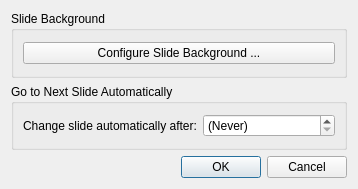
<?xml version="1.0" encoding="UTF-8"?>
<ui version="4.0">
 <class>SlideSettingsDialog</class>
 <widget class="QDialog" name="SlideSettingsDialog">
  <property name="geometry">
   <rect>
    <x>0</x>
    <y>0</y>
    <width>358</width>
    <height>189</height>
   </rect>
  </property>
  <property name="windowTitle">
   <string>Dialog</string>
  </property>
  <layout class="QVBoxLayout" name="verticalLayout_2">
   <item>
    <widget class="QGroupBox" name="boxConfigBg">
     <property name="title">
      <string>Slide Background</string>
     </property>
     <layout class="QVBoxLayout" name="verticalLayout">
      <item>
       <widget class="QPushButton" name="btnConfigBg">
        <property name="text">
         <string>Configure Slide Background ...</string>
        </property>
       </widget>
      </item>
     </layout>
    </widget>
   </item>
   <item>
    <widget class="QGroupBox" name="groupBox_2">
     <property name="title">
      <string>Go to Next Slide Automatically</string>
     </property>
     <layout class="QHBoxLayout" name="horizontalLayout">
      <item>
       <widget class="QLabel" name="label">
        <property name="text">
         <string>Change slide automatically after:</string>
        </property>
       </widget>
      </item>
      <item>
       <widget class="QDoubleSpinBox" name="slideChangeTime">
        <property name="specialValueText">
         <string>(Never)</string>
        </property>
        <property name="suffix">
         <string> seconds</string>
        </property>
       </widget>
      </item>
     </layout>
    </widget>
   </item>
   <item>
    <widget class="QDialogButtonBox" name="buttonBox">
     <property name="orientation">
      <enum>Qt::Horizontal</enum>
     </property>
     <property name="standardButtons">
      <set>QDialogButtonBox::Cancel|QDialogButtonBox::Ok</set>
     </property>
    </widget>
   </item>
  </layout>
 </widget>
 <resources/>
 <connections>
  <connection>
   <sender>buttonBox</sender>
   <signal>accepted()</signal>
   <receiver>SlideSettingsDialog</receiver>
   <slot>accept()</slot>
   <hints>
    <hint type="sourcelabel">
     <x>248</x>
     <y>254</y>
    </hint>
    <hint type="destinationlabel">
     <x>157</x>
     <y>274</y>
    </hint>
   </hints>
  </connection>
  <connection>
   <sender>buttonBox</sender>
   <signal>rejected()</signal>
   <receiver>SlideSettingsDialog</receiver>
   <slot>reject()</slot>
   <hints>
    <hint type="sourcelabel">
     <x>316</x>
     <y>260</y>
    </hint>
    <hint type="destinationlabel">
     <x>286</x>
     <y>274</y>
    </hint>
   </hints>
  </connection>
 </connections>
</ui>
